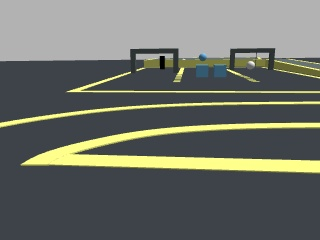
#> input picture debug_frames/latest.jpg, 320 x 240 px
$ python -i road_detector_base.py   (imports and definitions only)
#> lines starting #> are read from the running program, lines starting #| are printed output that depends on the picture; after the words box and inside, x2 and y2 are one past the last pixel; in counts of white or black regions, pixels touching at a corner belong together
#> further down, picture is the input picture: shape (240, 320, 3); mean B, G, R 103.5, 111, 107.5
#!/usr/bin/env python3
"""
轨道检测算法基类
提供基础图像处理和线段检测功能
"""
import cv2
import numpy as np

# 方向枚举常量
# 基础方向
DIRECTION_UNKNOWN = 0      # 未知/无效
DIRECTION_FORWARD = 1      # 直行前进
DIRECTION_LEFT = 2         # 左转
DIRECTION_RIGHT = 3        # 右转

# 微调方向
DIRECTION_SLIGHT_LEFT = 10   # 微调左转
DIRECTION_SLIGHT_RIGHT = 11  # 微调右转

# 大转弯方向
DIRECTION_SHARP_LEFT = 20    # 大角度左转
DIRECTION_SHARP_RIGHT = 21   # 大角度右转

# 特殊方向
DIRECTION_S_CURVE = 30     # S弯道


class AngleFilter:
    """角度滤波器"""
    def __init__(self, window_size=5):
        self.window = []
        self.window_size = window_size
        self.prev_filtered_angle = None

    # [27 lines left out: function update, not called in this run]


class PathInfo:
    """路径信息类，储存检测到的路径数据"""
    # [13 lines left out: function __init__, not called in this run]


class RoadDetectorBase:
    """道路检测器基类"""
    def __init__(self):
        # HSV阈值参数
        self.lower_yellow = np.array([20, 100, 100])  # 黄色下限
        self.upper_yellow = np.array([30, 255, 255])  # 黄色上限

        # 形态学处理核
        self.kernel = cv2.getStructuringElement(cv2.MORPH_RECT, (5, 5))

        # 霍夫线参数
        self.hough_threshold = 50      # 最小投票数
        self.min_line_length = 80      # 最小线段长度
        self.max_line_gap = 15         # 最大线段间隙

        # 角度滤波器
        self.angle_filter = AngleFilter(window_size=15)

        # 常量和安全参数
        self.min_slope = 0.001         # 避免除零
        self.max_angle_change = 3.0    # 最大角度变化
        self.last_angle = None         # 上一帧角度

        # 多路径处理参数
        self.max_paths = 3             # 最多处理的路径数量
        self.min_contour_area = 500    # 最小轮廓面积

        # 调试选项
        self.show_all_paths = True     # 显示所有检测到的路径
        self.show_contours = True      # 显示轮廓

    def process_image(self, image):
        """
        处理图像，检测轨道方向
        返回: (角度, 方向枚举, 路径类型, 调试图像, 掩码图像)
        """
        if image is None:
            return None, DIRECTION_UNKNOWN, None, None, None

        # 预处理和掩码生成
        hsv = cv2.cvtColor(image, cv2.COLOR_BGR2HSV)
#> hsv: shape (240, 320, 3); mean H, S, V 70.3, 38.4, 114.6
        mask = cv2.inRange(hsv, self.lower_yellow, self.upper_yellow)
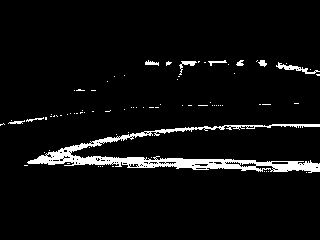
#> mask: shape (240, 320); 5.1% white; 80 white regions (71 under 20 px), largest, box (x1, y1, x2, y2) and area: (27, 124, 320, 173) 3266, (276, 62, 320, 74) 151, (179, 61, 197, 75) 78

        # 形态学操作（去噪）
        mask = cv2.morphologyEx(mask, cv2.MORPH_OPEN, self.kernel)
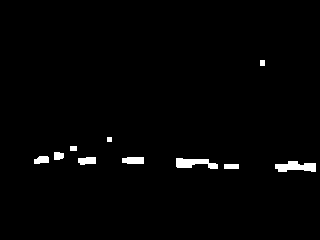
#> mask: shape (240, 320); 1.6% white; 10 white regions, largest, box (x1, y1, x2, y2) and area: (275, 161, 316, 172) 316, (176, 158, 218, 169) 293, (122, 157, 144, 164) 144
        mask = cv2.morphologyEx(mask, cv2.MORPH_CLOSE, self.kernel)
#> mask: shape (240, 320); 1.6% white; 10 white regions, largest, box (x1, y1, x2, y2) and area: (275, 161, 316, 172) 320, (176, 158, 218, 169) 293, (122, 157, 144, 164) 144

        # ROI提取（只关注图像下半部分）
        h, w = mask.shape
#> h = 240; w = 320
        roi_mask = mask[h//2:h, :]
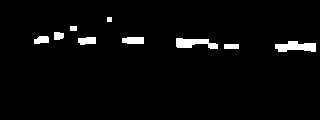
#> roi_mask: shape (120, 320); 3.1% white; 9 white regions, largest, box (x1, y1, x2, y2) and area: (275, 41, 316, 52) 320, (176, 38, 218, 49) 293, (122, 37, 144, 44) 144

        # 创建调试图像
        debug_img = image.copy()
        mask_color = cv2.cvtColor(mask, cv2.COLOR_GRAY2BGR)
#> mask_color: shape (240, 320, 3); 1.6% white; 10 white regions

        # 检测多条路径
        path_results = self.detect_multiple_paths(roi_mask, h, w)

        if not path_results or len(path_results) == 0:
            return None, DIRECTION_UNKNOWN, None, debug_img, mask_color

        # 绘制所有检测到的路径
        if self.show_all_paths:
            self.draw_all_paths(debug_img, path_results)

        # 检查主路径
        primary_path = path_results[0]  # 最近的路径

        # 分析路径
        direction = self.analyze_path(path_results)

        # 对主路径进行角度滤波
        angle = primary_path.angle
        if angle is not None:
            # 应用角度变化限制
            if self.last_angle is not None:
                angle_diff = angle - self.last_angle
                if abs(angle_diff) > self.max_angle_change:
                    sign = 1 if angle_diff > 0 else -1
                    angle = self.last_angle + sign * self.max_angle_change

            # 应用滤波
            filtered_angle = self.angle_filter.update(angle)

            # 更新上一帧角度
            self.last_angle = filtered_angle
            angle = filtered_angle

            # 更新主路径角度
            primary_path.angle = angle

        # 获取方向文本
        direction_text = self.get_direction_text(direction)

        # 绘制主路径信息
        self.draw_main_path_info(debug_img, primary_path, angle, direction_text)

        return angle, direction, direction_text, debug_img, mask_color

    # [21 lines left out: function analyze_path, not called in this run]

    def detect_multiple_paths(self, roi_mask, img_height, img_width):
        """
        检测图像中的多条路径
        返回: 按距离排序的路径列表
        """
#> called with img_height = 240, img_width = 320
        # 查找轮廓
        contours, _ = cv2.findContours(roi_mask, cv2.RETR_EXTERNAL, cv2.CHAIN_APPROX_SIMPLE)
#> contours = 9 contours, 1 with area under 20; largest, box (x1, y1, x2, y2) and area: (275, 41, 316, 52) 270, (176, 38, 218, 49) 241, (122, 37, 144, 44) 117, (78, 37, 96, 45) 98, (34, 36, 49, 44) 78, (224, 44, 239, 49) 56, (54, 32, 64, 40) 56, (70, 26, 77, 31) 24

        # 过滤轮廓
        valid_paths = []
        for contour in contours:
            # 计算轮廓面积
            area = cv2.contourArea(contour)
            if area < self.min_contour_area:
                continue

            # 获取边界矩形
            x, y, w, h = cv2.boundingRect(contour)

            # 调整坐标（考虑ROI偏移）
            y += img_height // 2

            # 根据轮廓创建路径掩码
            path_mask = np.zeros_like(roi_mask)
            cv2.drawContours(path_mask, [contour], 0, 255, -1)

            # 在该轮廓区域检测线段
            lines = cv2.HoughLinesP(path_mask, 1, np.pi/180, self.hough_threshold,
                                   minLineLength=self.min_line_length,
                                   maxLineGap=self.max_line_gap)

            if lines is None or len(lines) < 2:
                continue

            # 分类左右轨道线
            left_lines = []
            right_lines = []
            center_x = x + w // 2

            for line in lines:
                x1, y1, x2, y2 = line[0]

                # 调整坐标（考虑ROI偏移）
                y1 += img_height // 2
                y2 += img_height // 2

                # 计算线段中点
                mid_x = (x1 + x2) // 2

                # 过滤垂直线
                if x2 - x1 == 0:
                    continue

                slope = (y2 - y1) / (x2 - x1)
                if abs(slope) > 5.0:  # 过滤斜率过大的线
                    continue

                # 分类左右线
                if mid_x < center_x:
                    left_lines.append(line[0])
                else:
                    right_lines.append(line[0])

            # 确保有足够的线段
            if len(left_lines) == 0 or len(right_lines) == 0:
                continue

            # 计算左右轨道线的参数
            left_params, right_params = self.get_average_lines(left_lines, right_lines)
            if left_params is None or right_params is None:
                continue

            # 计算中心线斜率和角度
            center_slope = (left_params[0] + right_params[0]) / 2
            center_intercept = (left_params[1] + right_params[1]) / 2
            angle = np.arctan(center_slope) * 180 / np.pi

            # 计算路径底部宽度和中心点
            bottom_y = img_height
            left_x = int((bottom_y - left_params[1]) / left_params[0])
            right_x = int((bottom_y - right_params[1]) / right_params[0])

            # 约束坐标范围
            left_x = max(0, min(img_width-1, left_x))
            right_x = max(0, min(img_width-1, right_x))

            path_width = abs(right_x - left_x)
            path_center_x = (left_x + right_x) // 2

            # 估计距离（使用底部中心点的y坐标）
            distance_score = bottom_y - (y + h) # 距底部越近，分数越低

            # 创建路径信息
            path_info = PathInfo()
            path_info.left_lines = left_lines
            path_info.right_lines = right_lines
            path_info.left_params = left_params
            path_info.right_params = right_params
            path_info.center_point = (path_center_x, bottom_y)
            path_info.bbox = (x, y, w, h)
            path_info.width = path_width
            path_info.angle = angle
            path_info.distance = distance_score
            path_info.contour = contour

            valid_paths.append(path_info)
#> this loop made 9 passes
#> area on passes 2 to 7: 269.5, 241, 117, 97.5, 78.5, 55.5
#> (contour, area) on passes 1, 8: ([[224, 44], [224, 48], [238, 48], [238, 44]], 56), ([[70, 26], [70, 30], [76, 30], [76, 26]], 24)
#> after the loop, valid_paths = []

        # 按距离排序（距离小的排前面）
        valid_paths.sort(key=lambda p: p.distance)

        # 限制路径数量
        return valid_paths[:self.max_paths]

    # [203 lines left out: functions get_average_lines, filter_outliers, get_direction_text, draw_all_paths, draw_path_lines, draw_main_path_info, not called in this run]

>>> import cv2
>>> picture = cv2.imread('../../debug_frames/latest.jpg')
>>> result = RoadDetectorBase().process_image(picture)
#> result = 5 items
